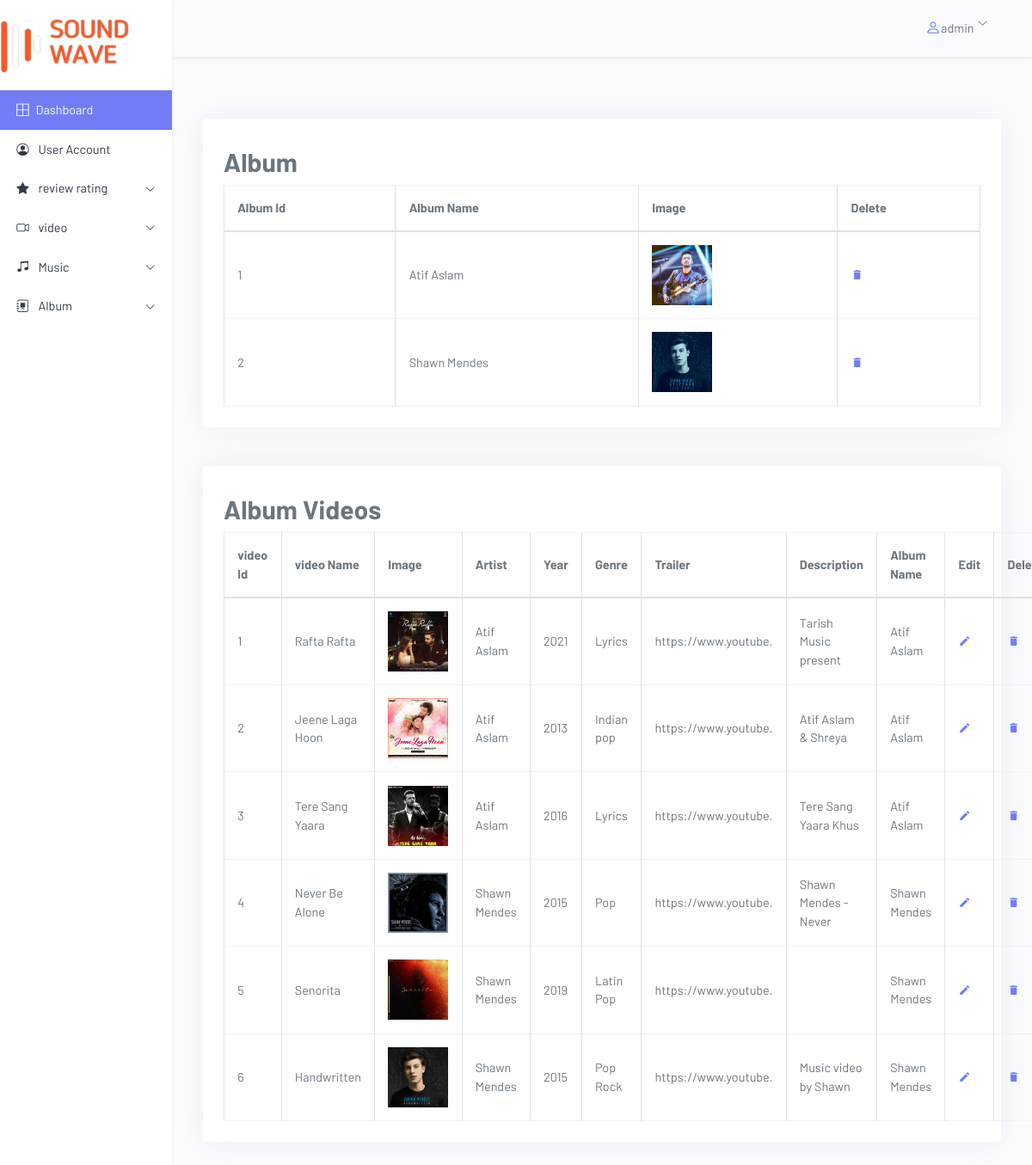
Screenshot of /admin/album.php (signed in) with the database file from the repository.
### tables this page shows
CREATE TABLE `album` (
  `album_id` int(11) NOT NULL AUTO_INCREMENT,
  `album_name` varchar(255) DEFAULT NULL,
  `album_img` varchar(255) DEFAULT NULL,
  PRIMARY KEY (`album_id`)
);

CREATE TABLE `album_videos` (
  `album_videos_id` int(11) NOT NULL AUTO_INCREMENT,
  `name` varchar(255) DEFAULT NULL,
  `artist` varchar(255) DEFAULT NULL,
  `year` int(11) DEFAULT NULL,
  `genre` varchar(255) DEFAULT NULL,
  `description` varchar(255) DEFAULT NULL,
  `filepath` varchar(255) DEFAULT NULL,
  `trailer` varchar(255) DEFAULT NULL,
  `album_id` int(11) DEFAULT NULL,
  PRIMARY KEY (`album_videos_id`),
  KEY `album_id` (`album_id`),
  CONSTRAINT `album_videos_ibfk_1` FOREIGN KEY (`album_id`) REFERENCES `album` (`album_id`) ON DELETE CASCADE
);

### admin/album.php (the view, shortened to what this page needs)
<!DOCTYPE html>
<html lang="en">
<head>
    <link rel="stylesheet" href="https://cdn.jsdelivr.net/npm/bootstrap@4.6.0/dist/css/bootstrap.min.css">
    <link rel="stylesheet" href="https://cdn.jsdelivr.net/npm/bootstrap-icons@1.4.1/font/bootstrap-icons.css">
    <link href="assets/css/icons.min.css" rel="stylesheet" type="text/css" />
    <link href="assets/css/app.min.css" rel="stylesheet" type="text/css" id="app-style" />
</head>
<body>
    <div class="col-md-3 col-lg-2 px-0 position-fixed h-100 bg-white shadow-sm sidebar" id="sidebar">
  <br>
  <img src="../frontend/dummy/nav_logo.png" alt="" >
  <br><br>
  <div class="list-group rounded-0">
    <a href="index.php" class="list-group-item list-group-item-action active border-0 d-flex align-items-center">
      <span class="bi bi-border-all"></span>
      <span class="ml-2">Dashboard</span>
    </a>
    <a href="User_Account.php" class="list-group-item list-group-item-action border-0 align-items-center">
      <span class="bi bi-person-circle"></span>
      <span class="ml-2">User Account</span>
    </a>
    <button class="list-group-item list-group-item-action border-0 d-flex justify-content-between align-items-center" data-toggle="collapse" data-target="#sale-collapse">
      <div>
        <span class="bi bi-star-fill"></span>
        <span class="ml-2">review rating</span>
      </div>
      <span class="bi bi-chevron-down small"></span>
    </button>
    <button class="list-group-item list-group-item-action border-0 d-flex justify-content-between align-items-center" data-toggle="collapse" data-target="#sale-collap">
      <div>
        <span class="bi bi-camera-video"></span>
        <span class="ml-2">video</span>
      </div>
      <span class="bi bi-chevron-down small"></span>
    </button>
    <button class="list-group-item list-group-item-action border-0 d-flex justify-content-between align-items-center" data-toggle="collapse" data-target="#purchase-collapse">
      <div>
        <span class="bi bi-music-note-beamed"></span>
        <span class="ml-2">Music</span>
      </div>
      <span class="bi bi-chevron-down small"></span>
    </button>
    <button class="list-group-item list-group-item-action border-0 d-flex justify-content-between align-items-center" data-toggle="collapse" data-target="#purchase-collapses">
      <div>
        <span class="bi bi-journal-album"></span>
        <span class="ml-2">Album</span>
      </div>
      <span class="bi bi-chevron-down small"></span>
    </button>
  </div>
</div>
    <div class="col-md-9 col-lg-10 ml-md-auto px-0 ms-md-auto">
        <nav class="w-100 d-flex px-4 py-2 mb-4 shadow-sm">
            <div class="dropdown ml-auto">
                <button class="btn py-0 d-flex align-items-center" id="logout-dropdown" data-toggle="dropdown" aria-expanded="false">
                    <span class="bi bi-person text-primary h4"></span>
                    <span>admin</span>
                    <span class="bi bi-chevron-down ml-1 mb-2 small"></span>
                </button>
            </div>
        </nav>
        <main class="p-4 min-vh-100">
            <?php
            include('include/config.php');
            ?>
            <div class="row">
                <div class="col-lg-12">
                    <div class="card">
                        <div class="card-body">
                        <h2>Album</h2>
                            <?php
                            $sql1 = "SELECT * FROM album;";
                            $result = mysqli_query($db, $sql1) or die("Query Failed");
                            if (mysqli_num_rows($result) > 0) {
                            ?>
                                <table class="table table-bordered table-centered mb-0">
                                    <thead>
                                        <tr>
                                            <th>Album Id</th>
                                            <th>Album Name</th>
                                            <th>Image</th>
                                            <th>Delete</th>
                                        </tr>
                                    </thead>
                                    <tbody>
                                        <?php while ($row1 = mysqli_fetch_assoc($result)) {   ?>
                                            <tr>
                                                <td class='id'><?php echo $row1['album_id']; ?> </td>
                                                <td><?php echo $row1['album_name']; ?> </td>
                                                <td><img src="upload/<?php echo $row1['album_img']; ?>" width="70px" alt="" /></td>
                                                <td class='delete'><a href='Delete_album.php?id=<?php echo $row1['album_id']; ?>'><i class='mdi mdi-delete'></i></a></td>
                                            </tr>
                                        <?php  } ?>
                                    </tbody>
                                </table>
                            <?php  } ?>
                        </div>
                    </div>
                    <br>
                    <div class="card">
                            <div class="card-body">
                            <h2>Album Videos</h2>
                            <?php
                            $sql = "SELECT *,album.album_name,album.album_id FROM album_videos
                     JOIN album ON album_videos.album_id = album.album_id";
                            $result = mysqli_query($db, $sql) or die("Query Failed");
                            if (mysqli_num_rows($result) > 0) {
                            ?>
                                <table class="table table-bordered table-centered mb-0">
                                    <thead>
                                        <tr>
                                            <th>video Id</th>
                                            <th>video Name</th>
                                            <th>Image</th>
                                            <th>Artist</th>
                                            <th>Year</th>
                                            <th>Genre</th>
                                            <th>Trailer</th>
                                            <th>Description</th>
                                            <th>Album Name</th>
                                            <th>Edit</th>
                                            <th>Delete</th>
                                        </tr>
                                    </thead>
                                    <tbody>
                                        <?php while ($row = mysqli_fetch_assoc($result)) {   ?>
                                            <tr>
                                                <td class='id'><?php echo $row['album_videos_id']; ?> </td>
                                                <td><?php echo $row['name']; ?> </td>
                                                <td><img src="upload/<?php echo $row['filepath']; ?>" width="70px" alt="" /></td>
                                                <td><?php echo $row['artist']; ?> </td>
                                                <td><?php echo $row['year']; ?> </td>
                                                <td><?php echo $row['genre']; ?> </td>
                                                <td><?php echo substr($row['trailer'], 0, 20); ?> </td>
                                                <td><?php echo substr($row['description'], 0, 20); ?> </td>
                                                <td><?php echo $row['album_name']; ?> </td>
                                                <td class='edit'><a href='Update_album_video.php?id=<?php echo $row['album_videos_id']; ?>'><i class='mdi mdi-pencil'></i></a></td>
                                                <td class='delete'><a href='Delete_album_video.php?id=<?php echo $row['album_videos_id']; ?>'><i class='mdi mdi-delete'></i></a></td>
                                            </tr>
                                        <?php  } ?>
                                    </tbody>
                                </table>
                            <?php  } ?>
                        </div>
                    </div>
                </div>
            </div>
    </div>
</body>
</html>

### admin/album.php (style rules this page uses)
body { font-family: 'Barlow', sans-serif; }
.sidebar { top: 0; left: 0; z-index: 100; overflow-y: auto; }

### rows the page displays
album: album_id "1", album_name "Atif Aslam", album_img (picture)
album: album_id "2", album_name "Shawn Mendes", album_img (picture)
album_videos: album_videos_id "1", name "Rafta Rafta", filepath (picture), artist "Atif Aslam", year "2021", genre "Lyrics", trailer "https://www.youtube.", description "Tarish Music present", album.album_name "Atif Aslam"
album_videos: album_videos_id "2", name "Jeene Laga Hoon", filepath (picture), artist "Atif Aslam", year "2013", genre "Indian pop", trailer "https://www.youtube.", description "Atif Aslam & Shreya", album.album_name "Atif Aslam"
album_videos: album_videos_id "3", name "Tere Sang Yaara", filepath (picture), artist "Atif Aslam", year "2016", genre "Lyrics", trailer "https://www.youtube.", description "Tere Sang Yaara Khus", album.album_name "Atif Aslam"
album_videos: album_videos_id "4", name "Never Be Alone", filepath (picture), artist "Shawn Mendes", year "2015", genre "Pop", trailer "https://www.youtube.", description "Shawn Mendes - Never", album.album_name "Shawn Mendes"
album_videos: album_videos_id "5", name "Senorita", filepath (picture), artist "Shawn Mendes", year "2019", genre "Latin Pop", trailer "https://www.youtube.", album.album_name "Shawn Mendes"
album_videos: album_videos_id "6", name "Handwritten", filepath (picture), artist "Shawn Mendes", year "2015", genre "Pop Rock", trailer "https://www.youtube.", description "Music video by Shawn", album.album_name "Shawn Mendes"
